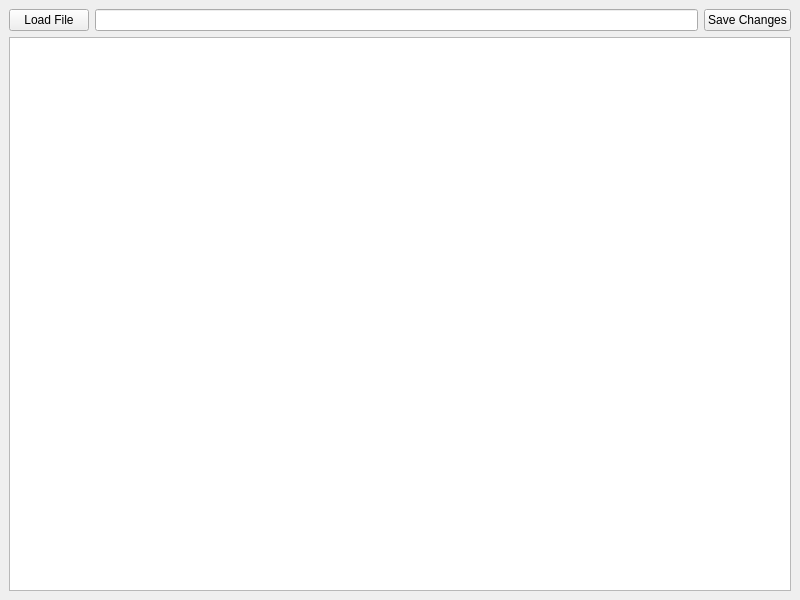
<?xml version="1.0" encoding="UTF-8"?>
<ui version="4.0">
 <class>MainWindow</class>
 <widget class="QMainWindow" name="MainWindow">
  <property name="geometry">
   <rect>
    <x>0</x>
    <y>0</y>
    <width>800</width>
    <height>600</height>
   </rect>
  </property>
  <property name="windowTitle">
   <string>HxD Cheap Clone</string>
  </property>
  <widget class="QWidget" name="centralwidget">
   <layout class="QVBoxLayout" name="verticalLayout" stretch="0,1,0">
    <item>
     <layout class="QHBoxLayout" name="horizontalLayout">
      <property name="topMargin">
       <number>0</number>
      </property>
      <item>
       <widget class="QPushButton" name="loadFileButton">
        <property name="text">
         <string>Load File</string>
        </property>
       </widget>
      </item>
      <item>
       <widget class="QLineEdit" name="openedFileLineEdit"/>
      </item>
      <item>
       <widget class="QPushButton" name="saveFileButton">
        <property name="text">
         <string>Save Changes</string>
        </property>
       </widget>
      </item>
     </layout>
    </item>
    <item>
     <widget class="QTableView" name="hexTable"/>
    </item>
    <item>
     <spacer name="verticalSpacer">
      <property name="orientation">
       <enum>Qt::Vertical</enum>
      </property>
      <property name="sizeHint" stdset="0">
       <size>
        <width>20</width>
        <height>0</height>
       </size>
      </property>
     </spacer>
    </item>
   </layout>
  </widget>
 </widget>
 <resources/>
 <connections/>
</ui>
